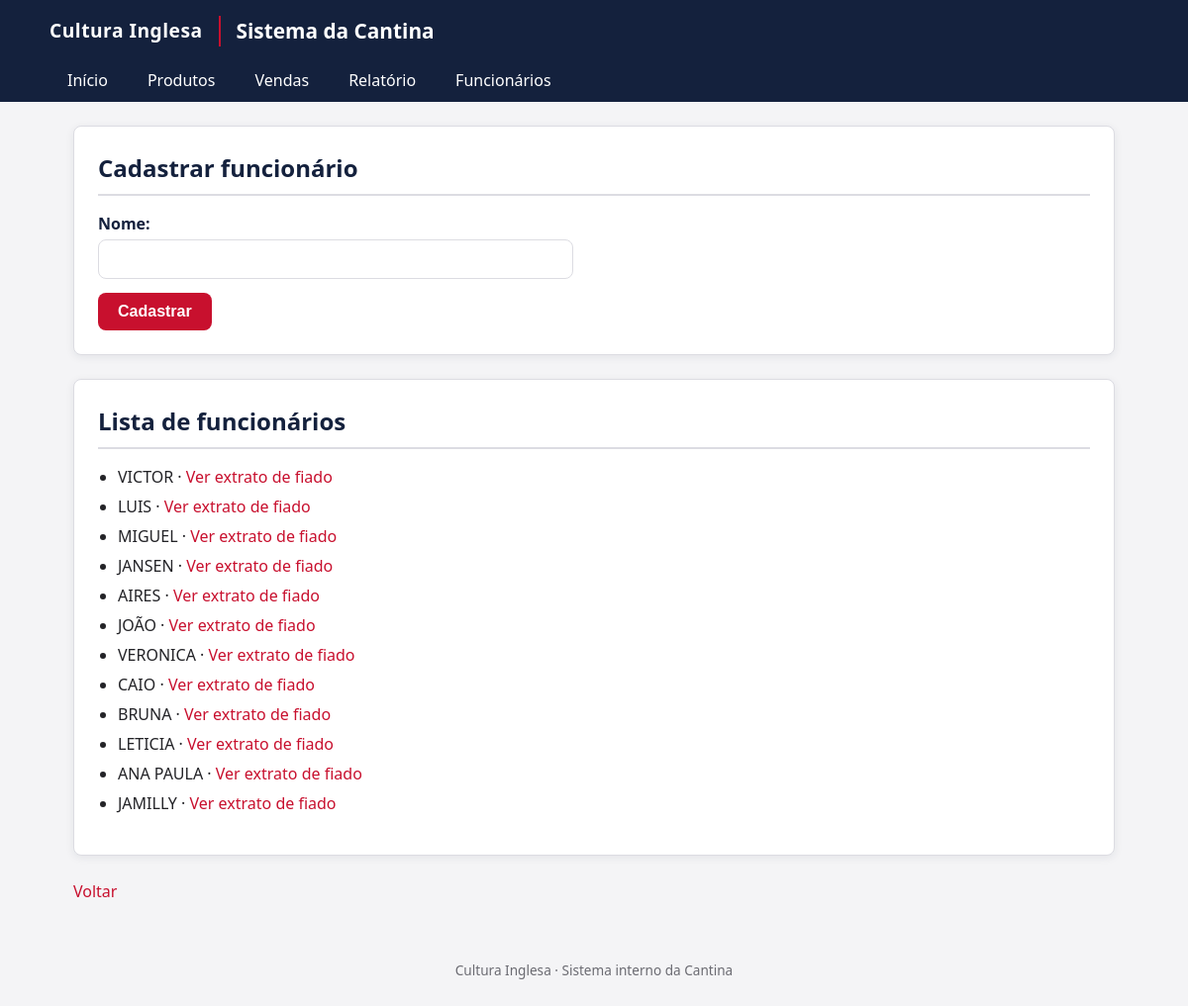
The app's page /funcionarios with its own data.
### tables this page shows
CREATE TABLE funcionarios (
    id INTEGER PRIMARY KEY AUTOINCREMENT,
    nome TEXT NOT NULL UNIQUE
);

### app.py (the view, shortened to what this page needs)
@app.route('/funcionarios', methods=['GET', 'POST'])
def funcionarios():
    conn = conectar()
    cursor = conn.cursor()
    cursor.execute("SELECT * FROM funcionarios")
    lista = cursor.fetchall()
    conn.close()
    return render_template("funcionarios.html", funcionarios=lista)

### app.py (called while the page is built)
def conectar():
    return sqlite3.connect("cantina2.db")

### templates/funcionarios.html (shortened to what this page needs)
{% extends "base.html" %}
{% block conteudo %}
    <div class="cartao">
        <h2 class="cartao-titulo">Cadastrar funcionário</h2>
        <form method="POST">
            <div class="campo">
                <label>Nome:</label>
                <input type="text" name="nome" required>
            </div>
            <button type="submit">Cadastrar</button>
        </form>
    </div>
    <div class="cartao">
        <h2 class="cartao-titulo">Lista de funcionários</h2>
        {% if funcionarios and funcionarios|length > 0 %}
            <ul class="lista-simples">
                {% for f in funcionarios %}
                    <li>
                        {{ f[1] }}
                        &middot;
                        <a href="/fiado_funcionario/{{ f[1] }}">Ver extrato de fiado</a>
                    </li>
                {% endfor %}
            </ul>
        {% else %}
            <p>Nenhum funcionário cadastrado.</p>
        {% endif %}
    </div>
    <div class="links-rodape-pagina">
        <a href="/">Voltar</a>
    </div>
{% endblock %}

### static/style.css (style rules this page uses)
:root { --vermelho-principal: #C8102E; --vermelho-escuro: #960C22; --azul-marinho: #14213D; --branco: #FFFFFF; --cinza-fundo: #F4F4F6; --cinza-borda: #DCDCE2; --cinza-claro: #F0F0F2; --texto-principal: #232327; --texto-secundario: #6B6B72; --sucesso: #2E7D32; --alerta: #B8860B; --sombra: 0 2px 8px rgba(20, 33, 61, 0.08); --raio: 8px; }
* { box-sizing: border-box; }
body { margin: 0; font-family: "Segoe UI", Arial, Helvetica, sans-serif; background-color: var(--cinza-fundo); color: var(--texto-principal); line-height: 1.5; }
h1, h2, h3 { color: var(--azul-marinho); margin-top: 0; }
a { color: var(--vermelho-principal); text-decoration: none; }
.cartao { background-color: var(--branco); border: 1px solid var(--cinza-borda); border-radius: var(--raio); box-shadow: var(--sombra); padding: 24px; margin-bottom: 24px; }
.cartao-titulo { border-bottom: 2px solid var(--cinza-borda); padding-bottom: 8px; margin-bottom: 16px; }
.lista-simples { padding-left: 20px; }
.lista-simples li { margin-bottom: 6px; }
.links-rodape-pagina { display: flex; flex-wrap: wrap; gap: 16px; margin-top: 8px; }
form { display: flex; flex-direction: column; gap: 14px; max-width: 480px; }
label { font-weight: 600; color: var(--azul-marinho); margin-bottom: 4px; display: block; }
input[type="text"], input[type="number"], select { width: 100%; padding: 10px 12px; border: 1px solid var(--cinza-borda); border-radius: var(--raio); font-size: 1rem; background-color: var(--branco); }
.campo { display: flex; flex-direction: column; }
button, .botao { background-color: var(--vermelho-principal); color: var(--branco); border: none; padding: 10px 20px; border-radius: var(--raio); font-size: 1rem; font-weight: 600; cursor: pointer; align-self: flex-start; transition: background-color 0.15s ease-in-out; }

### records on screen
funcionarios: nome "VICTOR"
funcionarios: nome "LUIS"
funcionarios: nome "MIGUEL"
funcionarios: nome "JANSEN"
funcionarios: nome "AIRES"
funcionarios: nome "JOÃO"
funcionarios: nome "VERONICA"
funcionarios: nome "CAIO"
funcionarios: nome "BRUNA"
funcionarios: nome "LETICIA"
funcionarios: nome "ANA PAULA"
funcionarios: nome "JAMILLY"
